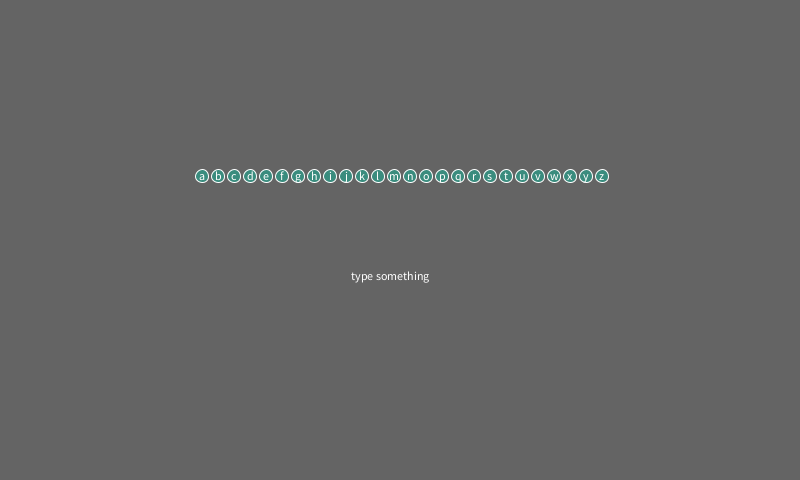
Frame 1 (no input)
Frame 60 (the mouse pressed at the canvas centre just before this capture): identical to frame 1, image omitted
Frame 120 (the mouse held since frame 60 and released just before this capture): identical to frame 1, image omitted

The Processing sketch that drew this single still picture (run headless with seeded random() and noise(); from frame 60 on, the mouse is pressed at the canvas centre):

// Processing sketch: processing_106779
// ── processing_106779.pde

Word word;
boolean hide = false;
 
void setup(){
  size(800,480);
  textAlign(CENTER);
  rectMode(CENTER);
  smooth();
  word = new Word("");
}
 
 
void draw(){
  background(100);
 
  pushMatrix();
  translate(width/2,height/2-30);
  word.draw();
 
  popMatrix();
 
}
 
 
class Word{
  String src;
  char [] message;
  float cx;
 
  Word(String _src){
    src = _src;
 
 
    rewrite();
 
    cx = (13*16 - message.length*16/2.0);
  }
 
  void rewrite(){
    message = new char[src.length()];
 
    for(int i = 0 ; i < src.length(); i++){
      message[i] = src.charAt(i);
    }
  }
 
  void draw(){
    pushMatrix();
    translate(-26*16/2.0-10,-50);
    cx +=  ((13*16 - message.length*16/2.0)-cx)/20.0 ;
 
    if(src.length()<=0){
      fill(255);
      text("type something",cx,120);
    }
 
    for(int i  = 0 ; i <  message.length ; i++){
 
      float x1 = i*16+20 + cx;
      float x2 = (((int)message[i])-97)*16+20;
 
      stroke(255,120);
 
      if(message[i]!=' '){
        //line(x1,120-14,x2,20+6);
        line(x1,120-14,x1,height);
        line(x2,20+6,x2,-height);
 
 
        noFill();
 
        bezier(x1,120-14,x1,80,x2,60,x2,20+6);
 
        if(!hide){
          fill(0);
          stroke(255);
 
 
 
          ellipse(x1,116,12,12);
 
 
          fill(255);
 
          text(message[i],x1,120);
        }
      }
    }
 
    if(!hide)
      for(int i  = 0 ; i <  26 ; i++){
 
        stroke(255);
        fill(#3A8C7E);
        ellipse(i*16+20,16, 13,13);
 
        fill(255);
 
 
        text((char)(97+i),i*16+20,20);
      }
 
    popMatrix();
 
  }
}
 
void keyPressed(){
  if(key>=97 && key<=122 || key == ' '){
 
    if(word.src.length()<48){
      word.src += (char)key;
      word.rewrite();
    }
 
  }else if(keyCode==BACKSPACE){
    if(word.src.length()>=1)
      word.src = word.src.substring(0,word.src.length()-1);
    word.rewrite();
  }else if(keyCode==ENTER){
    hide=!hide;
  }
 
}
